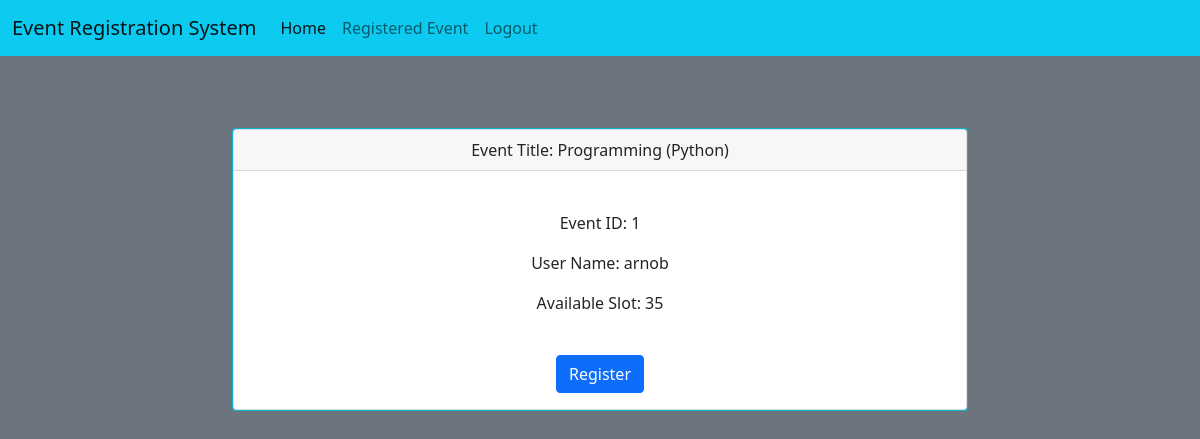
/events/dashboard/1 (signed in), run on the app's committed database.
### events/models.py (models this page shows)
class Event(models.Model):
    title = models.CharField(max_length=100)
    description = models.CharField(max_length=200)
    event_date = models.DateField()
    event_time = models.TimeField(max_length=150)
    location_name = models.CharField(max_length=150)
    slot = models.IntegerField()
    created_at = models.DateTimeField(auto_now_add=True)

### event_registration/views.py (the view)
# urls.py: path('dashboard/<int:id>', views.event_registration_page, name='user_dashboard'),
def event_registration_page(request, id):
    reg_event = RegisteredEvent.objects.all().values()
    event = Event.objects.get(pk=id)
    template = loader.get_template('event_registration.html')
    context = {
        "reg_event": reg_event,
        "event": event,
    }
    return HttpResponse(template.render(context, request))

### event_registration/templates/event_registration.html (shortened to what this page needs)
{% extends "master.html" %}
{% block content %}
{% include "navbar.html" %}
{% if user.is_authenticated %}
<br>
<br>
<div class="container mt-4">
    <div class="row">
        <div class="col-md-8 offset-md-2">
            <div class="card bg-info">
                <div class="card text-center">
                    <div class="card-header">
                        Event Title:  {{ event.title }}
                    </div>
                    <br>
                    <div class="card-body">
                        <form method="POST" action="/events/add_registration/">
                            <p class="card-text">Event ID: {{ event.id }}</p>
                            <p class="card-text">User Name: {{ user.username }}</p>
                            <p class="card-text">Available Slot: {{ event.slot }}</p>
                            <br>
                            {% if event.slot > 0 %}
                                <button type="submit" class="btn btn-primary">Register</button>
                            {% else %}
                                <p class="btn btn-danger">Sorry, There is no slot for registration!</p>
                            {% endif %}
                        </form>
                    </div>
                </div>
</div>
</div>
</div>
</div>
{% else %}
  <h1>Sorry! You must be logged in to view this page...</h1>
  <a class="nav-link" href="/members/login_user/">Login</a>
{% endif %}
{% endblock %}

### data on the page
Event: title "Programming (Python)", id "1", slot "35"

### other printed values
{{ user.username }} "arnob"
